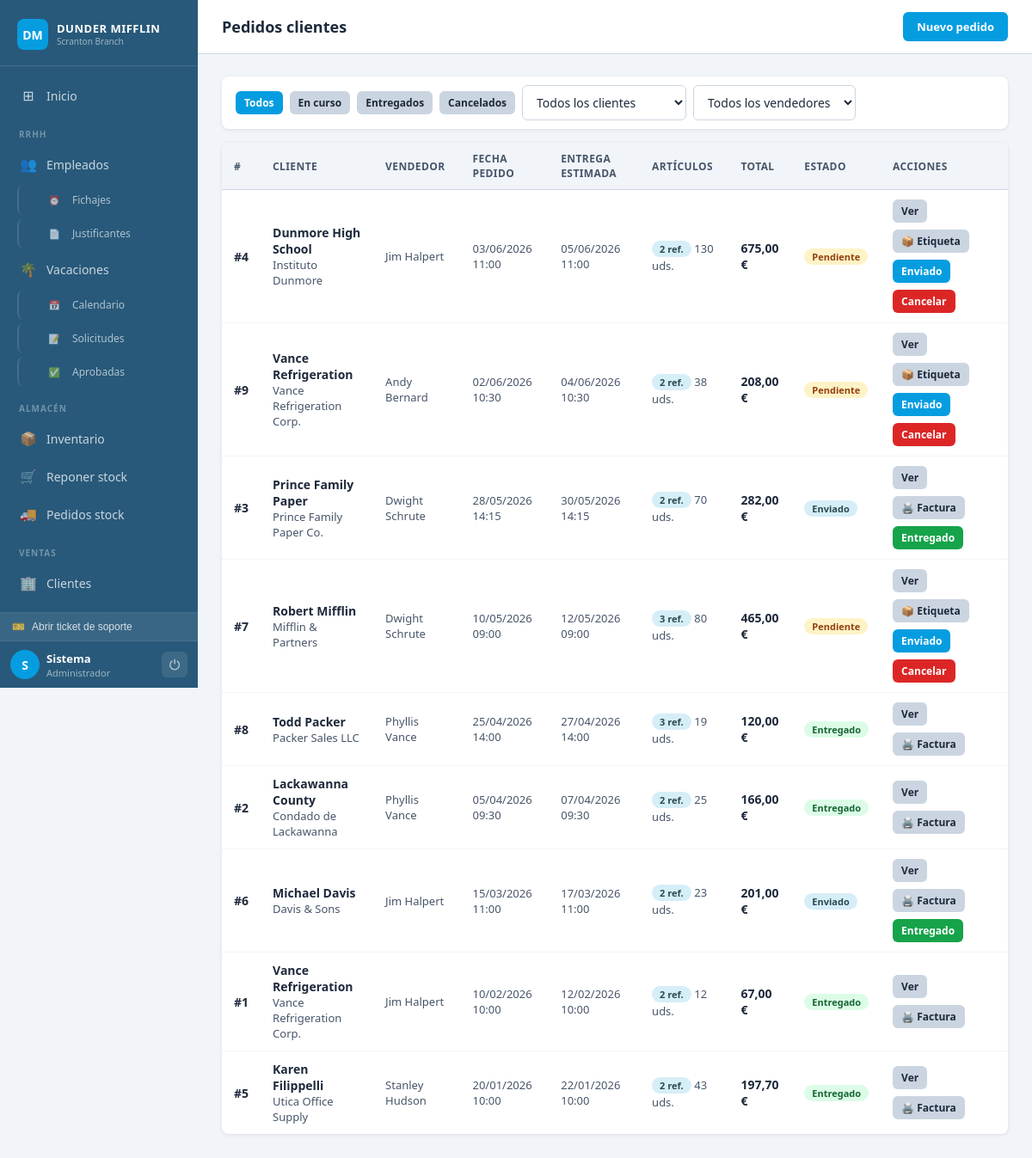
The app's page /pages/pedidos_ventas.php (signed in) with its own data.
### tables this page shows
CREATE TABLE `pedidos_ventas` (
  `id` INT UNSIGNED AUTO_INCREMENT PRIMARY KEY,
  `cliente_id` INT UNSIGNED NOT NULL,
  `usuario_id` INT UNSIGNED NOT NULL,
  `estado` ENUM('pendiente','enviado','entregado','cancelado') NOT NULL DEFAULT 'pendiente',
  `fecha_pedido` DATETIME NOT NULL DEFAULT CURRENT_TIMESTAMP,
  `fecha_entrega` DATETIME GENERATED ALWAYS AS (DATE_ADD(`fecha_pedido`, INTERVAL 48 HOUR)) STORED,
  `notas` TEXT DEFAULT NULL,
  `total` DECIMAL(10,2) NOT NULL DEFAULT 0.00,
  CONSTRAINT `fk_pv_cli` FOREIGN KEY (`cliente_id`) REFERENCES `clientes`(`id`),
  CONSTRAINT `fk_pv_usr` FOREIGN KEY (`usuario_id`) REFERENCES `usuarios`(`id`)
);

CREATE TABLE `clientes` (
  `id` INT UNSIGNED AUTO_INCREMENT PRIMARY KEY,
  `nombre` VARCHAR(100) NOT NULL UNIQUE,
  `empresa` VARCHAR(100) DEFAULT NULL,
  `email` VARCHAR(120) NOT NULL,
  `telefono` VARCHAR(20) DEFAULT NULL,
  `direccion` VARCHAR(200) DEFAULT NULL,
  `ciudad` VARCHAR(80) DEFAULT NULL,
  `activo` TINYINT(1) NOT NULL DEFAULT 1,
  `created_at` DATETIME NOT NULL DEFAULT CURRENT_TIMESTAMP
);

CREATE TABLE `usuarios` (
  `id` INT UNSIGNED AUTO_INCREMENT PRIMARY KEY,
  `nombre` VARCHAR(80) NOT NULL,
  `apellidos` VARCHAR(100) NOT NULL DEFAULT '',
  `usuario` VARCHAR(50) NOT NULL UNIQUE,
  `email` VARCHAR(120) NOT NULL,
  `password` VARCHAR(255) NOT NULL,
  `rol` ENUM('admin','director','rrhh','almacen','empleado','soporte') NOT NULL DEFAULT 'empleado',
  `activo` TINYINT(1) NOT NULL DEFAULT 1,
  `created_at` DATETIME NOT NULL DEFAULT CURRENT_TIMESTAMP
);

### includes/auth.php (called while the page is built, shortened)
<?php
function esAdmin(): bool   { return in_array($_SESSION['rol'] ?? '', ['admin','director','soporte']); }

### pages/pedidos_ventas.php (the view, shortened to what this page needs)
<?php
require_once '../includes/auth.php';
require_once '../includes/db.php';
$puede_cambiar_estado = esAdmin() || esAlmacen();
$filtro          = $_GET['filtro']          ?? 'todos';
$filtro_cliente  = (int)($_GET['cliente']   ?? 0);
$filtro_vendedor = (int)($_GET['vendedor']  ?? 0);
$where = "WHERE 1=1";
$res = $conn->query("
    SELECT pv.id, pv.estado, pv.fecha_pedido, pv.fecha_entrega, pv.notas, pv.total,
           c.id AS cid, c.nombre AS cli_nombre, c.empresa AS cli_empresa,
           u.id AS uid, u.nombre AS vend_nombre, u.apellidos AS vend_apellidos,
           COUNT(pvl.id) AS num_lineas, SUM(pvl.cantidad) AS total_uds
    FROM pedidos_ventas pv
    JOIN clientes c ON c.id = pv.cliente_id
    JOIN usuarios u ON u.id = pv.usuario_id
    LEFT JOIN pedidos_ventas_lineas pvl ON pvl.pedido_id = pv.id
    $where
    GROUP BY pv.id, pv.estado, pv.fecha_pedido, pv.fecha_entrega, pv.notas, pv.total,
             c.id, c.nombre, c.empresa, u.id, u.nombre, u.apellidos
    ORDER BY pv.fecha_pedido DESC
");
$lista = $res->fetch_all(MYSQLI_ASSOC);
$qs = http_build_query(array_filter([
    'filtro'   => $filtro !== 'todos' ? $filtro : null,
    'cliente'  => $filtro_cliente  ?: null,
    'vendedor' => $filtro_vendedor ?: null,
]));
$qs = $qs ? "&$qs" : '';
?>
<!DOCTYPE html><html lang="es"><head>
<link rel="stylesheet" href="../css/style.css">
</head><body>
<div class="layout">
<?php require_once '../includes/sidebar.php'; ?>
<div class="contenido">
    <div class="topbar">
        <h1>Pedidos clientes</h1>
        <div class="topbar-right">
            <a href="ventas.php" class="btn btn-primario">Nuevo pedido</a>
        </div>
    </div>
    <main class="main">
        <div class="panel" style="margin-bottom:16px;">
            <div class="panel-body" style="padding:10px 16px;">
                <form method="GET" class="barra-filtros" style="flex-wrap:wrap;gap:8px;">
                    <div class="d-flex gap-8">
                        <a href="?filtro=todos<?= $filtro_cliente?'&cliente='.$filtro_cliente:'' ?><?= $filtro_vendedor?'&vendedor='.$filtro_vendedor:'' ?>"
                           class="btn <?= $filtro==='todos'     ?'btn-primario':'btn-gris' ?> btn-sm">Todos</a>
                        <a href="?filtro=activos<?= $filtro_cliente?'&cliente='.$filtro_cliente:'' ?><?= $filtro_vendedor?'&vendedor='.$filtro_vendedor:'' ?>"
                           class="btn <?= $filtro==='activos'   ?'btn-primario':'btn-gris' ?> btn-sm">En curso</a>
                        <a href="?filtro=entregados<?= $filtro_cliente?'&cliente='.$filtro_cliente:'' ?><?= $filtro_vendedor?'&vendedor='.$filtro_vendedor:'' ?>"
                           class="btn <?= $filtro==='entregados'?'btn-primario':'btn-gris' ?> btn-sm">Entregados</a>
                        <a href="?filtro=cancelados<?= $filtro_cliente?'&cliente='.$filtro_cliente:'' ?><?= $filtro_vendedor?'&vendedor='.$filtro_vendedor:'' ?>"
                           class="btn <?= $filtro==='cancelados'?'btn-primario':'btn-gris' ?> btn-sm">Cancelados</a>
                    </div>
                    <select name="cliente" onchange="this.form.submit()" style="min-width:180px;">
                        <option value="0">Todos los clientes</option>
                    </select>
                    <select name="vendedor" onchange="this.form.submit()" style="min-width:180px;">
                        <option value="0">Todos los vendedores</option>
                    </select>
                </form>
            </div>
        </div>
        <div class="panel">
            <table>
                <thead>
                    <tr>
                        <th>#</th><th>Cliente</th><th>Vendedor</th>
                        <th>Fecha pedido</th><th>Entrega estimada</th>
                        <th>Artículos</th><th>Total</th><th>Estado</th><th>Acciones</th>
                    </tr>
                </thead>
                <tbody>
                <?php if (!empty($lista)): foreach ($lista as $p): ?>
                <tr>
                    <td class="fw-600">#<?= $p['id'] ?></td>
                    <td>
                        <div class="fw-600"><?= htmlspecialchars($p['cli_nombre']) ?></div>
                        <?php if ($p['cli_empresa']): ?>
                            <div class="text-gris"><?= htmlspecialchars($p['cli_empresa']) ?></div>
                        <?php endif; ?>
                    </td>
                    <td class="text-gris"><?= htmlspecialchars($p['vend_nombre'].' '.$p['vend_apellidos']) ?></td>
                    <td class="text-gris"><?= date('d/m/Y H:i', strtotime($p['fecha_pedido'])) ?></td>
                    <td class="text-gris"><?= date('d/m/Y H:i', strtotime($p['fecha_entrega'])) ?></td>
                    <td>
                        <span class="badge badge-azul"><?= $p['num_lineas'] ?> ref.</span>
                        <span class="text-gris"><?= $p['total_uds'] ?> uds.</span>
                    </td>
                    <td class="fw-600"><?= number_format($p['total'],2,',','.') ?> €</td>
                    <td>
                        <?php if ($p['estado'] === 'entregado'): ?>
                            <span class="badge badge-verde">Entregado</span>
                        <?php elseif ($p['estado'] === 'enviado'): ?>
                            <span class="badge badge-azul">Enviado</span>
                        <?php elseif ($p['estado'] === 'cancelado'): ?>
                            <span class="badge badge-rojo">Cancelado</span>
                        <?php else: ?>
                            <span class="badge badge-naranja">Pendiente</span>
                        <?php endif; ?>
                    </td>
                    <td>
                        <div class="d-flex gap-8" style="flex-wrap:wrap;">
                            <a href="#" onclick="abrirModal('det<?= $p['id'] ?>'); return false;"
                               class="btn btn-gris btn-sm">Ver</a>
                            <?php if (in_array($p['estado'], ['enviado','entregado'])): ?>
                                <a href="factura.php?id=<?= $p['id'] ?>" target="_blank"
                                   class="btn btn-gris btn-sm">🖨️ Factura</a>
                            <?php endif; ?>
                            <?php if ($puede_cambiar_estado): ?>
                                <?php if ($p['estado'] === 'pendiente'): ?>
                                    <a href="etiqueta.php?id=<?= $p['id'] ?>" target="_blank"
                                       class="btn btn-gris btn-sm" title="Etiqueta de envío">📦 Etiqueta</a>
                                <?php endif; ?>
                                <?php if ($p['estado'] === 'pendiente'): ?>
                                    <a href="#" class="btn btn-primario btn-sm"
                                       onclick="confirmarLink('¿Marcar como enviado?', '?accion=enviado&id=<?= $p['id'] ?><?= $qs ?>')">Enviado</a>
                                    <a href="#" class="btn btn-rojo btn-sm"
                                       onclick="confirmarLink('¿Cancelar el pedido #<?= $p['id'] ?>? Esta acción no se puede deshacer.', '?accion=cancelado&id=<?= $p['id'] ?><?= $qs ?>', 'rojo')">Cancelar</a>
                                <?php elseif ($p['estado'] === 'enviado'): ?>
                                    <a href="#" class="btn btn-verde btn-sm"
                                       onclick="confirmarLink('¿Confirmar entrega al cliente?', '?accion=entregado&id=<?= $p['id'] ?><?= $qs ?>', 'verde')">Entregado</a>
                                <?php endif; ?>
                            <?php endif; ?>
                        </div>
                    </td>
                </tr>
                <?php endforeach; else: ?>
                <tr><td colspan="9" class="text-gris text-center" style="padding:28px;">No hay pedidos.</td></tr>
                <?php endif; ?>
                </tbody>
            </table>
        </div>
    </main>
</div>
</div>
</body></html>

### css/style.css (style rules this page uses)
:root { --azul: #28597A; --azul-medio: #069DE0; --azul-claro: #D6EEF8; --acento: #069DE0; --sidebar-w: 230px; --blanco: #ffffff; --gris-fondo: #f1f5f9; --gris-borde: #cbd5e1; --gris-texto: #475569; --texto: #1e293b; --verde: #16a34a; --rojo: #dc2626; --naranja: #d97706; --sombra: 0 1px 4px rgba(0,0,0,.10); --radio: 8px; --fuente: 'Segoe UI', system-ui, sans-serif; }
*, *::before, *::after { box-sizing: border-box; margin: 0; padding: 0; }
body { font-family: var(--fuente); background: var(--gris-fondo); color: var(--texto); }
a { text-decoration: none; color: inherit; }
.layout { display: flex; min-height: 100vh; }
.contenido { margin-left: var(--sidebar-w); flex: 1; display: flex; flex-direction: column; min-height: 100vh; }
.topbar { background: var(--blanco); border-bottom: 1px solid var(--gris-borde); padding: 14px 28px; display: flex; align-items: center; justify-content: space-between; gap: 12px; }
.topbar h1 { font-size: 18px; font-weight: 700; }
.topbar-right { display: flex; align-items: center; gap: 10px; }
.main { padding: 26px 28px; flex: 1; }
.panel { background: var(--blanco); border-radius: var(--radio); box-shadow: var(--sombra); overflow: hidden; margin-bottom: 24px; }
.panel-body { padding: 20px; }
table { width: 100%; border-collapse: collapse; font-size: 14px; }
thead th { background: var(--gris-fondo); padding: 10px 14px; text-align: left; font-size: 12px; font-weight: 600; color: var(--gris-texto); text-transform: uppercase; letter-spacing: .4px; border-bottom: 1px solid var(--gris-borde); }
tbody td { padding: 11px 14px; border-bottom: 1px solid #f1f5f9; vertical-align: middle; }
tbody tr:last-child td { border-bottom: none; }
input[type="text"], input[type="email"], input[type="password"], input[type="number"], input[type="date"], select, textarea { padding: 9px 12px; border: 1px solid var(--gris-borde); border-radius: 6px; font-size: 14px; font-family: var(--fuente); color: var(--texto); background: #fff; transition: border-color .15s, box-shadow .15s; width: 100%; }
.btn { display: inline-flex; align-items: center; gap: 6px; padding: 8px 16px; border-radius: 6px; font-size: 13px; font-weight: 600; font-family: var(--fuente); cursor: pointer; border: none; transition: filter .15s, opacity .15s; white-space: nowrap; }
.btn-primario { background: var(--azul-medio); color: #fff; }
.btn-verde { background: var(--verde); color: #fff; }
.btn-rojo { background: var(--rojo); color: #fff; }
.btn-gris { background: var(--gris-borde); color: var(--texto); }
.btn-sm { padding: 5px 10px; font-size: 12px; }
.badge { display: inline-block; padding: 2px 9px; border-radius: 99px; font-size: 11px; font-weight: 600; }
.badge-verde { background: #dcfce7; color: #166534; }
.badge-azul { background: var(--azul-claro); color: #2C4A50; }
.badge-naranja { background: #fef3c7; color: #92400e; }
.barra-filtros { display: flex; align-items: center; gap: 10px; flex-wrap: wrap; }
.barra-filtros input[type="text"], .barra-filtros select { width: auto; min-width: 160px; }
.d-flex { display: flex; }
.gap-8 { gap: 8px; }
.text-gris { color: var(--gris-texto); font-size: 13px; }
.fw-600 { font-weight: 600; }

### records on screen
pedidos_ventas: id "4", cliente.nombre "Dunmore High School", cliente.empresa "Instituto Dunmore", usuario.apellidos "Jim Halpert", fecha_pedido "03/06/2026 11:00", fecha_entrega "05/06/2026 11:00", num_lineas "2", total_uds "130", total "675,00", estado "Pendiente"
pedidos_ventas: id "9", cliente.nombre "Vance Refrigeration", cliente.empresa "Vance Refrigeration Corp.", usuario.apellidos "Andy Bernard", fecha_pedido "02/06/2026 10:30", fecha_entrega "04/06/2026 10:30", num_lineas "2", total_uds "38", total "208,00", estado "Pendiente"
pedidos_ventas: id "3", cliente.nombre "Prince Family Paper", cliente.empresa "Prince Family Paper Co.", usuario.apellidos "Dwight Schrute", fecha_pedido "28/05/2026 14:15", fecha_entrega "30/05/2026 14:15", num_lineas "2", total_uds "70", total "282,00", estado "Enviado"
pedidos_ventas: id "7", cliente.nombre "Robert Mifflin", cliente.empresa "Mifflin & Partners", usuario.apellidos "Dwight Schrute", fecha_pedido "10/05/2026 09:00", fecha_entrega "12/05/2026 09:00", num_lineas "3", total_uds "80", total "465,00", estado "Pendiente"
pedidos_ventas: id "8", cliente.nombre "Todd Packer", cliente.empresa "Packer Sales LLC", usuario.apellidos "Phyllis Vance", fecha_pedido "25/04/2026 14:00", fecha_entrega "27/04/2026 14:00", num_lineas "3", total_uds "19", total "120,00", estado "Entregado"
pedidos_ventas: id "2", cliente.nombre "Lackawanna County", cliente.empresa "Condado de Lackawanna", usuario.apellidos "Phyllis Vance", fecha_pedido "05/04/2026 09:30", fecha_entrega "07/04/2026 09:30", num_lineas "2", total_uds "25", total "166,00", estado "Entregado"
pedidos_ventas: id "6", cliente.nombre "Michael Davis", cliente.empresa "Davis & Sons", usuario.apellidos "Jim Halpert", fecha_pedido "15/03/2026 11:00", fecha_entrega "17/03/2026 11:00", num_lineas "2", total_uds "23", total "201,00", estado "Enviado"
pedidos_ventas: id "1", cliente.nombre "Vance Refrigeration", cliente.empresa "Vance Refrigeration Corp.", usuario.apellidos "Jim Halpert", fecha_pedido "10/02/2026 10:00", fecha_entrega "12/02/2026 10:00", num_lineas "2", total_uds "12", total "67,00", estado "Entregado"
pedidos_ventas: id "5", cliente.nombre "Karen Filippelli", cliente.empresa "Utica Office Supply", usuario.apellidos "Stanley Hudson", fecha_pedido "20/01/2026 10:00", fecha_entrega "22/01/2026 10:00", num_lineas "2", total_uds "43", total "197,70", estado "Entregado"

### other values on screen
$item['icon'] "⊞"
$item['label'] "Inicio"
$item['sep'] "RRHH"
$item['icon'] "👥"
$item['label'] "Empleados"
$item['icon'] "⏰"
$item['label'] "Fichajes"
$item['icon'] "📄"
$item['label'] "Justificantes"
$item['icon'] "🌴"
$item['label'] "Vacaciones"
$item['icon'] "📅"
$item['label'] "Calendario"
$item['icon'] "📝"
$item['label'] "Solicitudes"
